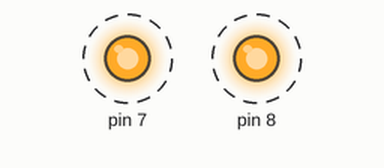
A sketch run on a simulated Arduino Uno, built with avr-gcc and run on an emulated ATmega328P. On the bench: output pins drawn as LEDs (lit = HIGH). Dashed ring = blinking.

Above: at 9.0 s.
Timing chart, 0 to 11.8 s (numbered marks = the images above):
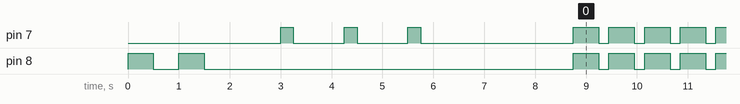

Measured:
- by itself, pin 7: goes LOW 1.0 s, HIGH 0.25 s, LOW 1.0 s, HIGH 0.25 s, LOW 3.0 s, 173 × (HIGH 0.50 s, LOW 0.20 s), then HIGH
- by itself, pin 8: goes LOW 0.50 s, HIGH 0.50 s, LOW 7.3 s, 173 × (HIGH 0.50 s, LOW 0.20 s), then HIGH

The sketch:

3.25-Controlling_Digital_Output.ino
```cpp
void setup()
{
    pinMode(7, OUTPUT);
    pinMode(8, OUTPUT);

        digitalWrite(8, HIGH);
        delay(500);
        digitalWrite(8, LOW);
        delay(500);
        digitalWrite(8, HIGH);
        delay(500);
        digitalWrite(8, LOW);
        delay(500);
    delay (1000);

        digitalWrite(7, HIGH);
        delay(250);
        digitalWrite(7, LOW);
        delay(1000);
        digitalWrite(7, HIGH);
        delay(250);
        digitalWrite(7, LOW);
        delay(1000);
        digitalWrite(7, HIGH);
        delay(250);
        digitalWrite(7, LOW);
        delay(1000);
    delay (2000);
}

void loop()
{
    digitalWrite(7, HIGH);
    digitalWrite(8, HIGH);
    delay(500);
    digitalWrite(7, LOW);
    digitalWrite(8, LOW);
    delay(200);
}
```
